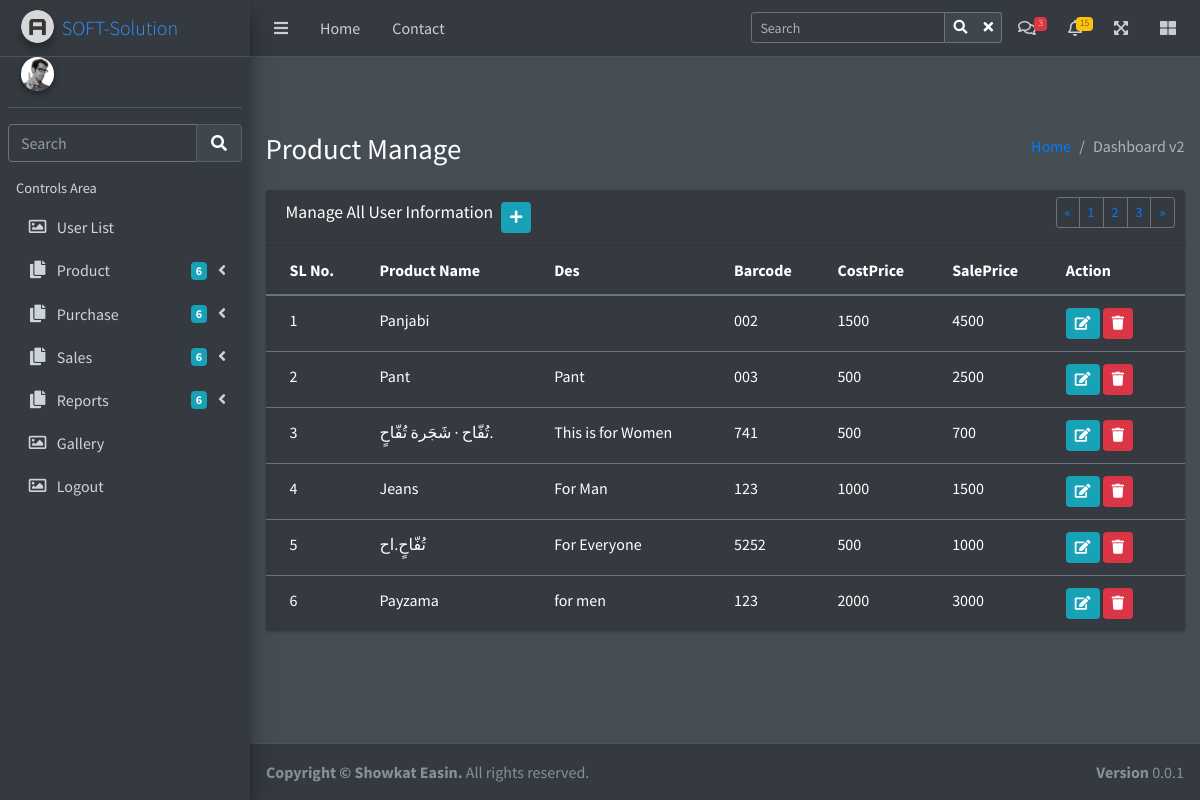
The app's page /manageproduct.php with its own data.
### tables this page shows
CREATE TABLE `tbl_product` (
  `id` int(11) NOT NULL,
  `name` varchar(120) NOT NULL,
  `des` text NOT NULL,
  `size` varchar(10) NOT NULL,
  `color` varchar(20) NOT NULL,
  `barcode` varchar(20) NOT NULL,
  `costPrice` float NOT NULL,
  `salePrice` float NOT NULL
);

### Classes/Product.php (called while the page is built, shortened)
<?php
class Product
{
	private $con="";
	function __construct()
	{
	   $this->con=new mysqli("localhost","root","","pos_batch05");
	}
    function allProduct(){
        $sql= $this->con->query("SELECT * FROM tbl_product");
        return $sql;
    }
}

### manageproduct.php (the view, shortened to what this page needs)
<?php
    include "includes/header.php";
  ?>
    <?php
    include "includes/loader.php";
    ?>
    <?php
    include "includes/navbar.php";
    ?>
     <?php
      include "includes/mainslider.php";
    ?>
  <div class="content-wrapper">
    <div class="content-header">
      <div class="container-fluid">
        <div class="row mb-2">
          <div class="col-sm-6">
            <h1 class="m-0">Product Manage</h1>
          </div>
          <div class="col-sm-6">
            <ol class="breadcrumb float-sm-right">
              <li class="breadcrumb-item"><a href="#">Home</a></li>
              <li class="breadcrumb-item active">Dashboard v2</li>
            </ol>
          </div>
        </div>
      </div>
    </div>
    <section class="content">
      <div class="container-fluid">
        <div class="row">
          <div class="col-md-12">
            <div class="card">
              <div class="card-header">
                <h3 class="card-title">Manage All User Information</h3>
                <a class="btn btn-sm btn-info ml-2" href="addproduct.php"><i class="fas fa-plus"></i></a>
                <div class="card-tools">
                  <ul class="pagination pagination-sm float-right">
                    <li class="page-item"><a class="page-link" href="#">«</a></li>
                    <li class="page-item"><a class="page-link" href="#">1</a></li>
                    <li class="page-item"><a class="page-link" href="#">2</a></li>
                    <li class="page-item"><a class="page-link" href="#">3</a></li>
                    <li class="page-item"><a class="page-link" href="#">»</a></li>
                  </ul>
                </div>
              </div>
              <div class="card-body p-0">
                <table class="table">
                  <thead>
                    <tr>
                      <th>SL No.</th>
                      <th>Product Name</th>
                      <th>Des</th>
                      <th>Barcode</th>
                      <th>CostPrice</th>
                      <th>SalePrice</th>
                      <th colspan="2">Action</th>
                    </tr>
                  </thead>
                  <tbody>
                      <?php
                          include "Classes/Product.php";
                          $product = new Product;
                          $products = $product->allProduct();
                          if($products->num_rows > 0){$sl=1;
                              while ($data = $products->fetch_assoc()) {  ?>
                                <tr>
                                  <td><?php echo $sl; ?></td>
                                  <td><?php echo $data["name"]; ?></td>
                                  <td><?php echo $data["des"]; ?></td>
                                  <td><?php echo $data["barcode"]; ?></td>
                                  <td><?php echo $data["costPrice"]; ?></td>
                                  <td><?php echo $data["salePrice"]; ?></td>
                                  <td><a href="productedit.php?id=<?php echo $data['id'] ?>" class="btn btn-sm btn-info"><i class="fa fa-edit"></i></a>
                                    <button data-toggle="modal" data-target="#delete" class="btn btn-sm btn-danger"><i class="fa fa-trash"></i></button>
                                  </td>
                                </tr>
                            <?php $sl++;  }
                          }
                          else{
                            echo '<tr><td colspan="9" class="text-center">Data Not Found</td></tr>';
                          }
                      ?>
                  </tbody>
                </table>
              </div>
            </div>
          </div>
        </div>
      </div>
    </section>
  </div>
    <?php
      include "includes/footer.php";
    ?>
</div>
</body>
</html>

### includes/header.php (shortened to what this page needs)
<!DOCTYPE html>
<html lang="en">
<head>
  <link rel="stylesheet" href="plugins/fontawesome-free/css/all.min.css">
  <link rel="stylesheet" href="plugins/overlayScrollbars/css/OverlayScrollbars.min.css">
  <link rel="stylesheet" href="dist/css/adminlte.min.css">
</head>
<body class="hold-transition dark-mode sidebar-mini layout-fixed layout-navbar-fixed layout-footer-fixed">
<div class="wrapper">

### includes/loader.php (shortened to what this page needs)
<div class="preloader flex-column justify-content-center align-items-center">
  </div>

### includes/navbar.php (shortened to what this page needs)
<nav class="main-header navbar navbar-expand navbar-dark">
    <ul class="navbar-nav">
      <li class="nav-item">
        <a class="nav-link" data-widget="pushmenu" href="#" role="button"><i class="fas fa-bars"></i></a>
      </li>
      <li class="nav-item d-none d-sm-inline-block">
        <a href="index3.html" class="nav-link">Home</a>
      </li>
      <li class="nav-item d-none d-sm-inline-block">
        <a href="#" class="nav-link">Contact</a>
      </li>
    </ul>
    <ul class="navbar-nav ml-auto">
      <li class="nav-item mt-1">
        <div class="navbar-search-block">
          <form class="form-inline">
            <div class="input-group input-group-sm">
              <input class="form-control form-control-navbar" type="search" placeholder="Search" aria-label="Search">
              <div class="input-group-append">
                <button class="btn btn-navbar" type="submit">
                  <i class="fas fa-search"></i>
                </button>
                <button class="btn btn-navbar" type="button" data-widget="navbar-search">
                  <i class="fas fa-times"></i>
                </button>
              </div>
            </div>
          </form>
        </div>
      </li>
      <li class="nav-item dropdown">
        <a class="nav-link" data-toggle="dropdown" href="#">
          <i class="far fa-comments"></i>
          <span class="badge badge-danger navbar-badge">3</span>
        </a>
      </li>
      <li class="nav-item dropdown">
        <a class="nav-link" data-toggle="dropdown" href="#">
          <i class="far fa-bell"></i>
          <span class="badge badge-warning navbar-badge">15</span>
        </a>
      </li>
      <li class="nav-item">
        <a class="nav-link" data-widget="fullscreen" href="#" role="button">
          <i class="fas fa-expand-arrows-alt"></i>
        </a>
      </li>
      <li class="nav-item">
        <a class="nav-link" data-widget="control-sidebar" data-slide="true" href="#" role="button">
          <i class="fas fa-th-large"></i>
        </a>
      </li>
    </ul>
  </nav>

### includes/mainslider.php (shortened to what this page needs)
<aside class="main-sidebar sidebar-dark-primary elevation-4">
  <a href="index3.html" class="brand-link">
    <img src="dist/img/AdminLTELogo.png" alt="AdminLTE Logo" class="brand-image img-circle elevation-3" style="opacity: .8">
    <span class="brand-text font-weight-light">SOFT-Solution</span>
  </a>
  <div class="sidebar">
    <div class="user-panel mt-3 pb-3 mb-3 d-flex">
      <div class="image">
        <img src="dist/img/user2-160x160.jpg" class="img-circle elevation-2" alt="User Image">
      </div>
      <div class="info">
      </div>
    </div>
    <div class="form-inline">
      <div class="input-group" data-widget="sidebar-search">
        <input class="form-control form-control-sidebar" type="search" placeholder="Search" aria-label="Search">
        <div class="input-group-append">
          <button class="btn btn-sidebar">
            <i class="fas fa-search fa-fw"></i>
          </button>
        </div>
      </div>
    </div>
    <nav class="mt-2">
      <ul class="nav nav-pills nav-sidebar flex-column" data-widget="treeview" role="menu" data-accordion="false">
        <li class="nav-header">Controls Area</li>
        <li class="nav-item">
          <a href="usercontrol.php" class="nav-link">
            <i class="nav-icon far fa-image"></i>
            <p>
              User List
            </p>
          </a>
        </li>
        <li class="nav-item">
          <a href="#" class="nav-link">
            <i class="nav-icon fas fa-copy"></i>
            <p>
              Product
              <i class="fas fa-angle-left right"></i>
              <span class="badge badge-info right">6</span>
            </p>
          </a>
        </li>
        <li class="nav-item">
          <a href="#" class="nav-link">
            <i class="nav-icon fas fa-copy"></i>
            <p>
              Purchase
              <i class="fas fa-angle-left right"></i>
              <span class="badge badge-info right">6</span>
            </p>
          </a>
        </li>
        <li class="nav-item">
          <a href="#" class="nav-link">
            <i class="nav-icon fas fa-copy"></i>
            <p>
              Sales
              <i class="fas fa-angle-left right"></i>
              <span class="badge badge-info right">6</span>
            </p>
          </a>
        </li>
        <li class="nav-item">
          <a href="#" class="nav-link">
            <i class="nav-icon fas fa-copy"></i>
            <p>
              Reports
              <i class="fas fa-angle-left right"></i>
              <span class="badge badge-info right">6</span>
            </p>
          </a>
        </li>
        <li class="nav-item">
          <a href="pages/gallery.html" class="nav-link">
            <i class="nav-icon far fa-image"></i>
            <p>
              Gallery
            </p>
          </a>
        </li>
        <li class="nav-item">
          <a href="logout.php" class="nav-link">
            <i class="nav-icon far fa-image"></i>
            <p>
              Logout
            </p>
          </a>
        </li>
      </ul>
    </nav>
  </div>
</aside>

### includes/footer.php
<footer class="main-footer">
    <strong>Copyright &copy; Showkat Easin.</strong>
    All rights reserved.
    <div class="float-right d-none d-sm-inline-block">
      <b>Version</b> 0.0.1
    </div>
  </footer>

### records on screen
tbl_product: name "Panjabi", barcode "002", costPrice "1500", salePrice "4500"
tbl_product: name "Pant", des "Pant", barcode "003", costPrice "500", salePrice "2500"
tbl_product: name "تُفّاح · شَجَرة تُفّاحٍ.", des "This is for Women", barcode "741", costPrice "500", salePrice "700"
tbl_product: name "Jeans", des "For Man", barcode "123", costPrice "1000", salePrice "1500"
tbl_product: name "تُفّاحٍ.اح", des "For Everyone", barcode "5252", costPrice "500", salePrice "1000"
tbl_product: name "Payzama", des "for men", barcode "123", costPrice "2000", salePrice "3000"
